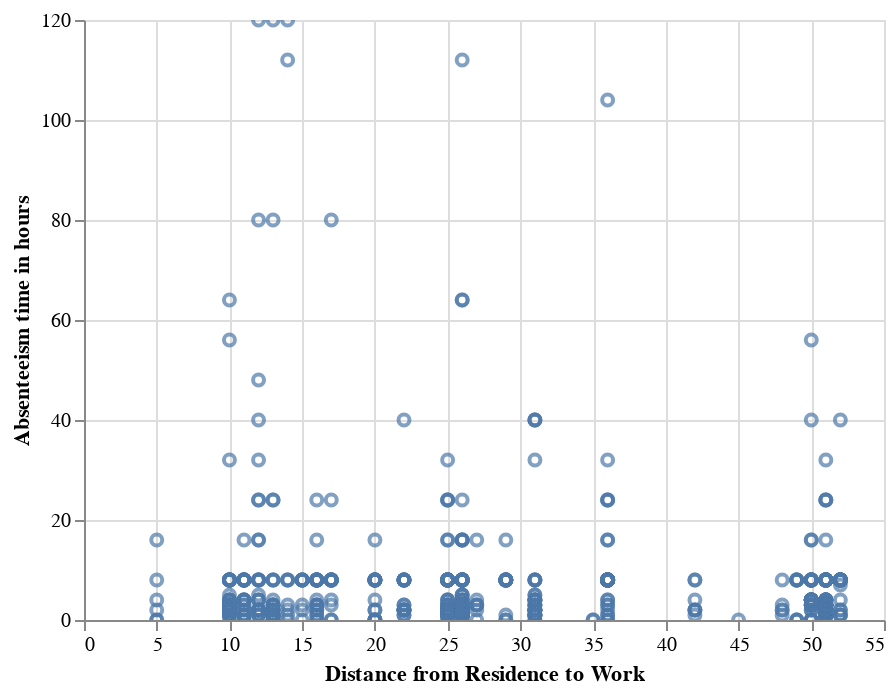

Write notebook code for a chart like this one.
### Code cell
import altair as alt
alt.Chart(data).mark_point().encode(x= 'Distance from Residence to Work', y= 'Absenteeism time in hours'). interactive()

### Figure 1 — Vega-Lite specification as saved in the notebook (floating-point values rounded to 4 significant figures; data arrays with more than 128 entries replaced by an {"elided": "..."} marker saying what was removed)
{"config": {"view": {"continuousWidth": 400, "continuousHeight": 300}}, "data": {"name": "data-f286d4973bcea1ca199e9ee197b40641"}, "mark": "point", "encoding": {"x": {"type": "quantitative", "field": "Distance from Residence to Work"}, "y": {"type": "quantitative", "field": "Absenteeism time in hours"}}, "selection": {"selector001": {"type": "interval", "bind": "scales", "encodings": ["x", "y"]}}, "$schema": "https://vega.github.io/schema/vega-lite/v4.8.1.json", "datasets": {"data-f286d4973bcea1ca199e9ee197b40641": {"elided": "740 records"}}}
